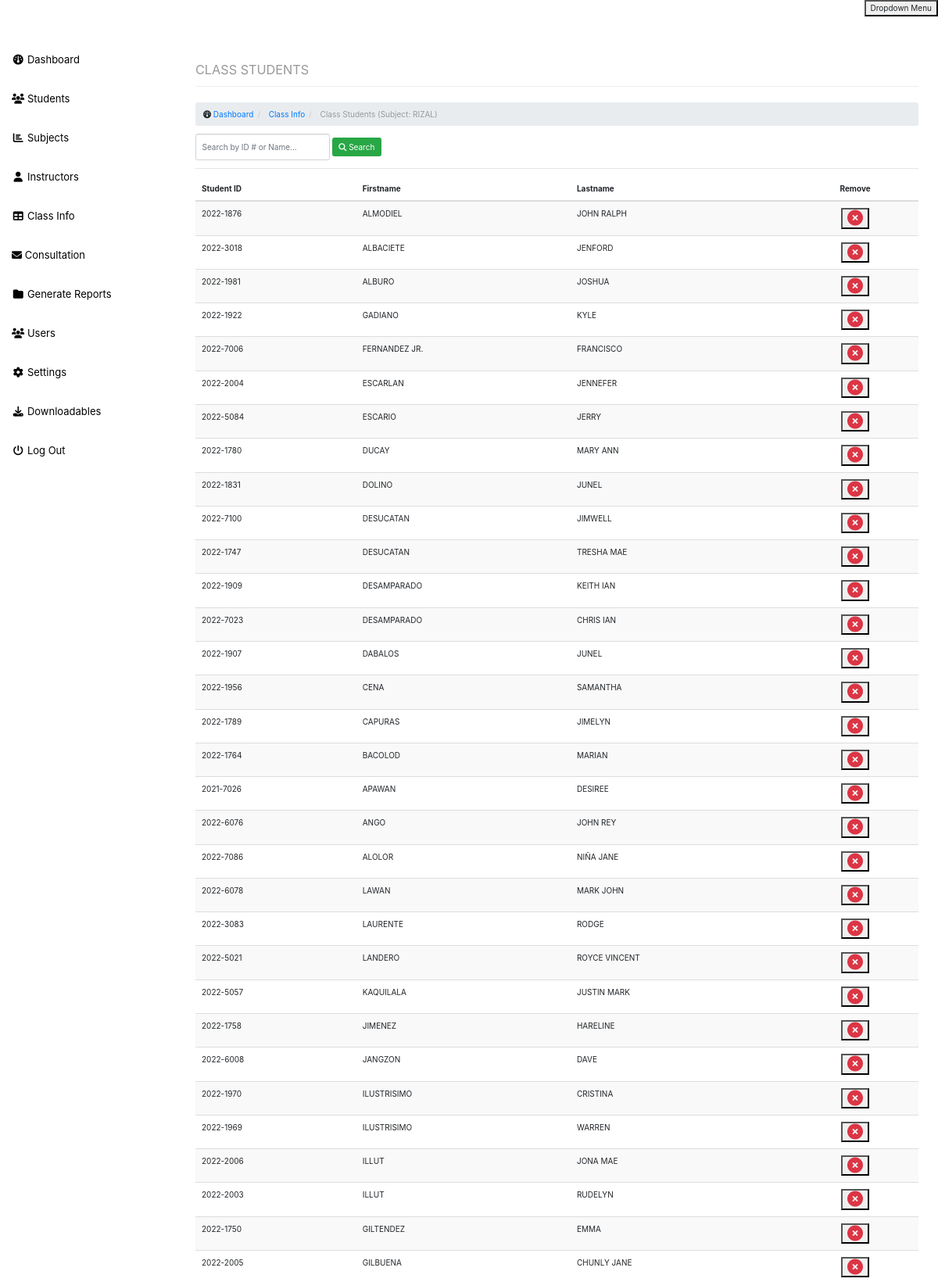
The page /admin/classstudent.php?classid=99&y=2&sem=Second Semester&s=East&code=RIZAL&SY=2023-2024 (signed in, upper part) on the database its author committed.
### tables this page shows
CREATE TABLE `class` (
  `id` int(11) NOT NULL,
  `subject` varchar(100) NOT NULL,
  `description` varchar(100) NOT NULL,
  `title` varchar(100) DEFAULT NULL,
  `unit` int(11) DEFAULT NULL,
  `course` varchar(50) NOT NULL,
  `year` varchar(50) NOT NULL,
  `section` varchar(50) NOT NULL,
  `sem` varchar(50) NOT NULL,
  `SY` varchar(50) NOT NULL,
  `teacher` varchar(100) NOT NULL,
  `prelim` varchar(11) DEFAULT NULL,
  `midterm` varchar(11) DEFAULT NULL,
  `final` varchar(11) DEFAULT NULL,
  `average` varchar(11) DEFAULT NULL,
  `remarks` varchar(50) DEFAULT NULL
);

CREATE TABLE `student` (
  `id` int(11) NOT NULL,
  `studid` varchar(50) NOT NULL,
  `fname` varchar(100) NOT NULL,
  `lname` varchar(100) NOT NULL,
  `mname` varchar(50) NOT NULL,
  `email` varchar(255) DEFAULT NULL,
  `course` int(11) DEFAULT NULL,
  `year` varchar(50) NOT NULL,
  `section` varchar(50) NOT NULL,
  `semester` varchar(50) NOT NULL,
  `ay` varchar(100) NOT NULL
);

### admin/classstudent.php (the view, shortened to what this page needs)
<?php
include('include/header.php');
include('include/sidebar.php');
include('data/class_model.php');
$student = new Datastudent($connection);
$classid = isset($_GET['classid']) ? $_GET['classid'] : "";
$year = isset($_GET['y']) ? $_GET['y'] : "";
$section = isset($_GET['s']) ? $_GET['s'] : "";
$sem = isset($_GET['sem']) ? $_GET['sem'] : "";
$code = isset($_GET['code']) ? $_GET['code'] : "";
$SY = isset($_GET['SY']) ? $_GET['SY'] : "";
$search = isset($_POST['search']) ? $_POST['search'] : null;
if (isset($_POST['search'])) {
    $studentDataArray = $student->getstudent($search);
} else {
    $stmt = $connection->prepare("SELECT * FROM subject Where code = :code");
    $stmt->bindParam(':code', $code, PDO::PARAM_STR);
    $stmt->execute();
    $subjectArr = $stmt->fetchAll(PDO::FETCH_ASSOC);
    foreach ($subjectArr as $subjectData) {
        $subjectcode = $subjectData['id'];
    }
    $stmt = $connection->prepare("SELECT student.studid, student.fname, student.lname, student.id FROM student JOIN studentsubject ON student.id = studentsubject.studid WHERE studentsubject.year = :year AND studentsubject.section = :section AND studentsubject.semester = :semester AND studentsubject.subjectid = :code AND studentsubject.SY = :SY");
    $stmt->bindParam(':year', $year, PDO::PARAM_STR);
    $stmt->bindParam(':section', $section, PDO::PARAM_STR);
    $stmt->bindParam(':semester', $sem, PDO::PARAM_STR);
    $stmt->bindParam(':code', $subjectcode, PDO::PARAM_INT);
    $stmt->bindParam(':SY', $SY, PDO::PARAM_STR);
    $stmt->execute();
    $studentDataArray = $stmt->fetchAll(PDO::FETCH_ASSOC);
}
$rc = mysql_query("select * from class where id=$classid");
$rc = mysql_fetch_array($rc);
$subject = $rc['subject'];
?>
<div id="page-wrapper">
    <div class="container-fluid">
        <div class="row">
            <div class="col-lg-12">
                <h1 class="page-header">
                    <small>CLASS STUDENTS</small>
                </h1>
                <ol class="breadcrumb">
                    <li>
                        <i class="fa fa-dashboard"></i> <a href="index.php">Dashboard</a>
                    </li>
                    <li>
                        <a href="class.php">Class Info</a>
                    </li>
                    <li class="active">
                        Class Students (Subject:
                        <?php echo $subject; ?>)
                    </li>
                </ol>
            </div>
        </div>
        <div class="row">
            <div class="col-lg-12">
                <div class="form-inline form-padding">
                    <form
                        action="classstudent.php?classid=<?php echo $classid; ?>"
                        method="post">
                        <input type="text" class="form-control" name="search" placeholder="Search by ID # or Name..."
                            required autofocus>
                        <button type="submit" name="submitsearch" class="btn btn-success"><i class="fa fa-search"></i>
                            Search</button>
                    </form>
                </div>
            </div>
        </div>
        <hr />
        <div class="row">
            <div class="col-lg-12">
                <div class="table-responsive">
                    <?php if ($search) { ?>
                        <table class="table table-striped">
                            <thead>
                                <tr>
                                    <th>Student ID</th>
                                    <th>Firstname</th>
                                    <th>Lastname</th>
                                    <th class="text-center">Action</th>
                                </tr>
                            </thead>
                            <tbody>
                                <?php foreach ($studentDataArray as $studentData): ?>
                                    <tr>
                                        <td>
                                            <?php echo $studentData['studid']; ?>
                                        </td>
                                        <td>
                                            <?php echo $studentData['lname']; ?>
                                        </td>
                                        <td>
                                            <?php echo $studentData['fname']; ?>
                                        </td>
                                        <!-- <td class="text-center">
                                            <a href="data/class_model.php?q=addstudent&studid=<?php echo $studentData['id']; ?>&classid=<?php echo $classid; ?>"
                                                class="btn btn-warning">Add to class</a>
                                        </td> -->
                                        <td class="text-center">
                                            <form class="update-form" method="post" style="display: inline-block;">
                                                <input type="hidden" name="studId" value="<?php echo $row['id']; ?>">
                                                <input type="hidden" name="clId" value="<?php echo $classid; ?>">
                                                <input type="hidden" name="year" value="<?php echo $year; ?>">
                                                <input type="hidden" name="section" value="<?php echo $section; ?>">
                                                <input type="hidden" name="sem" value="<?php echo $sem; ?>">
                                                <input type="hidden" name="code" value="<?php echo $code; ?>">
                                                <input type="hidden" name="SY" value="<?php echo $SY; ?>">
                                                <button type="submit" name="updateStud" class="update-button" title="Update"
                                                    onclick="return confirm('Are you sure you want to add this student?');">
                                                    <i class="fa fa-plus-circle fa-2x text-success"></i>
                                                </button>
                                            </form>
                                        </td>
                                    </tr>
                                <?php endforeach; ?>
                                <?php if (empty($studentData)): ?>
                                    <tr>
                                        <td colspan="4" class="text-center text-danger"><strong>*** NO RESULT ***</strong></td>
                                    </tr>
                                <?php endif; ?>
                            </tbody>
                        </table>
                    <?php } else { ?>
                        <table class="table table-striped">
                            <thead>
                                <th>Student ID</th>
                                <th>Firstname</th>
                                <th>Lastname</th>
                                <th class="text-center">Remove</th>
                            </thead>
                            <tbody>
                                <?php foreach ($studentDataArray as $row): ?>
                                    <tr>
                                        <td>
                                            <?php echo $row['studid']; ?>
                                        </td>
                                        <td>
                                            <?php echo $row['lname']; ?>
                                        </td>
                                        <td>
                                            <?php echo $row['fname']; ?>
                                        </td>
                                        <td class="text-center">
                                            <form class="delete-form" method="post" style="display: inline-block;">
                                                <button type="submit" name="deleteStudent" class="delete-button" title="Remove"
                                                    onclick="return confirm('Are you sure you want to delete this student?');">
                                                    <i class="fa fa-times-circle fa-2x text-danger"></i>
                                                </button>
                                            </form>
                                        </td>
                                    </tr>
                                <?php endforeach; ?>
                            </tbody>
                        </table>
                    <?php } ?>
                </div>
            </div>
        </div>
    </div>
</div>
<?php include('include/footer.php');

### css/sb-admin.css (style rules this page uses)
body { margin-top: 100px; background-color: rgb(255, 255, 255); }
@media (min-width:768px) { body { margin-top: 50px; } }
#page-wrapper { width: 100%; padding: 0; background-color: #fff; }
@media (min-width:768px) { #page-wrapper { padding: 10px; } }

### rows shown on the page
class: subject "RIZAL"
student: studid "2022-1876", lname "ALMODIEL", fname "JOHN RALPH"
student: studid "2022-3018", lname "ALBACIETE", fname "JENFORD"
student: studid "2022-1981", lname "ALBURO", fname "JOSHUA"
student: studid "2022-1922", lname "GADIANO", fname "KYLE"
student: studid "2022-7006", lname "FERNANDEZ JR.", fname "FRANCISCO"
student: studid "2022-2004", lname "ESCARLAN", fname "JENNEFER"
student: studid "2022-5084", lname "ESCARIO", fname "JERRY"
student: studid "2022-1780", lname "DUCAY", fname "MARY ANN"
student: studid "2022-1831", lname "DOLINO", fname "JUNEL"
student: studid "2022-7100", lname "DESUCATAN", fname "JIMWELL"
student: studid "2022-1747", lname "DESUCATAN", fname "TRESHA MAE"
student: studid "2022-1909", lname "DESAMPARADO", fname "KEITH IAN"
student: studid "2022-7023", lname "DESAMPARADO", fname "CHRIS IAN"
student: studid "2022-1907", lname "DABALOS", fname "JUNEL"
student: studid "2022-1956", lname "CENA", fname "SAMANTHA"
student: studid "2022-1789", lname "CAPURAS", fname "JIMELYN"
student: studid "2022-1764", lname "BACOLOD", fname "MARIAN"
student: studid "2021-7026", lname "APAWAN", fname "DESIREE"
student: studid "2022-6076", lname "ANGO", fname "JOHN REY"
student: studid "2022-7086", lname "ALOLOR", fname "NIÑA JANE"
student: studid "2022-6078", lname "LAWAN", fname "MARK JOHN"
student: studid "2022-3083", lname "LAURENTE", fname "RODGE"
student: studid "2022-5021", lname "LANDERO", fname "ROYCE VINCENT"
student: studid "2022-5057", lname "KAQUILALA", fname "JUSTIN MARK"
student: studid "2022-1758", lname "JIMENEZ", fname "HARELINE"
student: studid "2022-6008", lname "JANGZON", fname "DAVE"
student: studid "2022-1970", lname "ILUSTRISIMO", fname "CRISTINA"
student: studid "2022-1969", lname "ILUSTRISIMO", fname "WARREN"
student: studid "2022-2006", lname "ILLUT", fname "JONA MAE"
student: studid "2022-2003", lname "ILLUT", fname "RUDELYN"
student: studid "2022-1750", lname "GILTENDEZ", fname "EMMA"
student: studid "2022-2005", lname "GILBUENA", fname "CHUNLY JANE"
